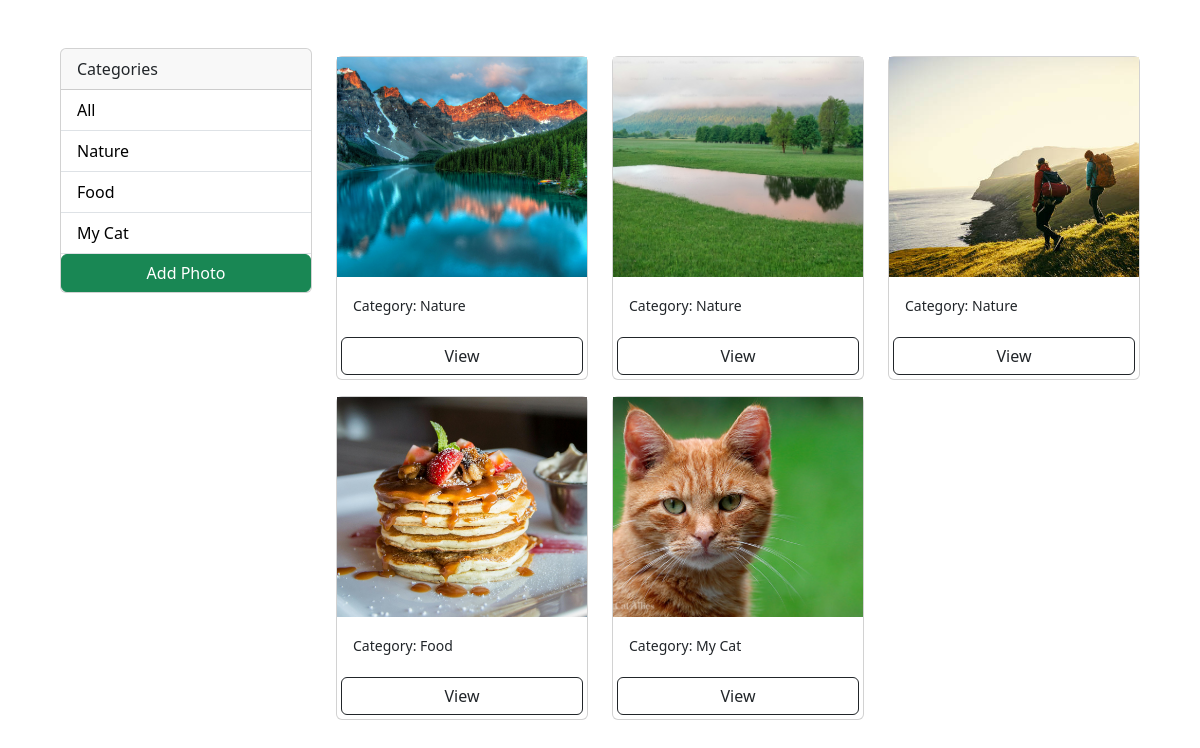
The page / on the database its author committed.
### photos/models.py (models this page shows, shortened)
class Category(models.Model):
    name=models.CharField(max_length=100, null=False, blank=False)

class Photo(models.Model):
    category = models.ForeignKey(
        Category, on_delete=models.SET_NULL, null=True, blank=True)
    image = models.ImageField(null=False, blank=False)
    description = models.TextField()

### photos/views.py (the view)
# urls.py: path('', views.gallery, name='gallery'),
def gallery(request):
    category = request.GET.get('category')
    if category == None:
        photos=Photo.objects.all()
    else:
        photos=Photo.objects.filter(category__name=category)
    categories=Category.objects.all()
    context = {'categories': categories, 'photos': photos}
    return render(request,'photos/gallery.html',context)

### photos/templates/photos/gallery.html (shortened to what this page needs)
<!DOCTYPE html>
<html lang="en">
<head>
    <link href="https://cdn.jsdelivr.net/npm/bootstrap@5.3.3/dist/css/bootstrap.min.css" rel="stylesheet"
>
</head>
<body class="m-5">
    <div class="container">
        <div class="row">
            <div class="col-md-3">
                <div class="card">
                    <div class="card-header">
                      Categories
                    </div>
                    <ul class="list-group list-group-flush">
                      <li class="list-group-item">
                        <a href="{% url 'gallery' %}">All</a>
                      </li>
                        {% for category in categories %}
                        <li class="list-group-item">
                          <a href="{% url 'gallery' %}?category={{category.name}}">
                            {{category.name}}
                          </a>
                        </li>
                        {% endfor %}
                      <a href="{% url 'add' %}" class="btn btn-success btn-block bt-sm m1">Add Photo</a>
                    </ul>
                  </div>
            </div>
            <div class="col-md-9">
                <div class="row">
                    {% for photo in photos %}
                    <div class="col-md-4">
                        <div class="card my-2">
                        <img class="image-thumbail" src="{{photo.image.url}}" alt="Card image cap">
                        <div class="card-body">
                          <small>Category: {{photo.category.name}}</small>
                        </div>
                        <a href="{% url 'photo' photo.id %}" class="btn btn-outline-dark bt-sm m-1">View</a>
                      </div>
                    </div>
                    {% empty %}
                    <h3>No Photos...</h3>
                    {% endfor %}
                </div>
            </div>
        </div>
    </div>
</body>
</html>

### photos/templates/photos/gallery.html (style rules this page uses)
.image-thumbail { height: 220px; object-fit: cover; }
.list-group-item a { text-decoration: none; color: black; }

### rows shown on the page
Category: name "Nature"
Category: name "Food"
Category: name "My Cat"
Photo: image (picture), category.name "Nature"
Photo: image (picture), category.name "Nature"
Photo: image (picture), category.name "Nature"
Photo: image (picture), category.name "Food"
Photo: image (picture), category.name "My Cat"
